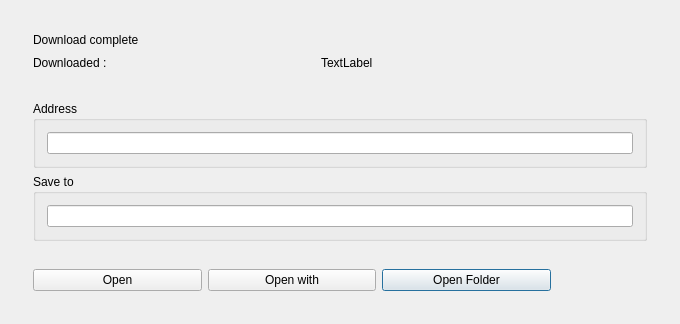
<?xml version="1.0" encoding="UTF-8"?>
<ui version="4.0">
 <class>CompleteDownloadDialog</class>
 <widget class="QDialog" name="CompleteDownloadDialog">
  <property name="geometry">
   <rect>
    <x>0</x>
    <y>0</y>
    <width>680</width>
    <height>310</height>
   </rect>
  </property>
  <property name="windowTitle">
   <string>CompleteDownloadDialog</string>
  </property>
  <layout class="QGridLayout" name="gridLayout">
   <item row="0" column="0">
    <widget class="QWidget" name="widget" native="true">
     <layout class="QVBoxLayout" name="verticalLayout">
      <item>
       <widget class="QWidget" name="widget_2" native="true">
        <layout class="QGridLayout" name="gridLayout_2">
         <item row="1" column="0">
          <widget class="QLabel" name="label_2">
           <property name="minimumSize">
            <size>
             <width>282</width>
             <height>0</height>
            </size>
           </property>
           <property name="maximumSize">
            <size>
             <width>282</width>
             <height>16777215</height>
            </size>
           </property>
           <property name="text">
            <string>Downloaded : </string>
           </property>
          </widget>
         </item>
         <item row="0" column="0">
          <widget class="QLabel" name="label">
           <property name="text">
            <string>Download complete</string>
           </property>
          </widget>
         </item>
         <item row="1" column="1">
          <widget class="QLabel" name="DownloadedSize_label">
           <property name="text">
            <string>TextLabel</string>
           </property>
          </widget>
         </item>
         <item row="1" column="2">
          <spacer name="horizontalSpacer_2">
           <property name="orientation">
            <enum>Qt::Horizontal</enum>
           </property>
           <property name="sizeHint" stdset="0">
            <size>
             <width>40</width>
             <height>20</height>
            </size>
           </property>
          </spacer>
         </item>
        </layout>
       </widget>
      </item>
      <item>
       <widget class="QWidget" name="widget_3" native="true">
        <layout class="QVBoxLayout" name="verticalLayout_2">
         <item>
          <widget class="QGroupBox" name="groupBox">
           <property name="title">
            <string>Address</string>
           </property>
           <layout class="QVBoxLayout" name="verticalLayout_3">
            <item>
             <widget class="QLineEdit" name="Address_lineEdit">
              <property name="readOnly">
               <bool>true</bool>
              </property>
             </widget>
            </item>
           </layout>
          </widget>
         </item>
         <item>
          <widget class="QGroupBox" name="groupBox_2">
           <property name="title">
            <string>Save to</string>
           </property>
           <layout class="QVBoxLayout" name="verticalLayout_4">
            <item>
             <widget class="QLineEdit" name="saveTo_lineEdit">
              <property name="readOnly">
               <bool>true</bool>
              </property>
             </widget>
            </item>
           </layout>
          </widget>
         </item>
        </layout>
       </widget>
      </item>
      <item>
       <widget class="QWidget" name="widget_4" native="true">
        <layout class="QGridLayout" name="gridLayout_3">
         <item row="0" column="2">
          <widget class="QPushButton" name="OpenFolder_pushButton">
           <property name="text">
            <string>Open Folder</string>
           </property>
          </widget>
         </item>
         <item row="0" column="0">
          <widget class="QPushButton" name="Open_pushButton">
           <property name="text">
            <string>Open</string>
           </property>
          </widget>
         </item>
         <item row="0" column="3">
          <spacer name="horizontalSpacer">
           <property name="orientation">
            <enum>Qt::Horizontal</enum>
           </property>
           <property name="sizeType">
            <enum>QSizePolicy::Preferred</enum>
           </property>
           <property name="sizeHint" stdset="0">
            <size>
             <width>40</width>
             <height>20</height>
            </size>
           </property>
          </spacer>
         </item>
         <item row="0" column="4">
          <widget class="QLabel" name="Drag_label">
           <property name="sizePolicy">
            <sizepolicy hsizetype="Expanding" vsizetype="Expanding">
             <horstretch>0</horstretch>
             <verstretch>0</verstretch>
            </sizepolicy>
           </property>
           <property name="maximumSize">
            <size>
             <width>50</width>
             <height>50</height>
            </size>
           </property>
           <property name="baseSize">
            <size>
             <width>0</width>
             <height>0</height>
            </size>
           </property>
           <property name="cursor">
            <cursorShape>PointingHandCursor</cursorShape>
           </property>
           <property name="frameShape">
            <enum>QFrame::NoFrame</enum>
           </property>
           <property name="text">
            <string/>
           </property>
           <property name="pixmap">
            <pixmap resource="../main.qrc">:/Icons/Icons/drag-and-drop-99.png</pixmap>
           </property>
           <property name="scaledContents">
            <bool>true</bool>
           </property>
          </widget>
         </item>
         <item row="0" column="1">
          <widget class="QPushButton" name="OpenWith_pushButton">
           <property name="text">
            <string>Open with</string>
           </property>
          </widget>
         </item>
        </layout>
       </widget>
      </item>
     </layout>
    </widget>
   </item>
  </layout>
 </widget>
 <layoutdefault spacing="6" margin="11"/>
 <resources>
  <include location="../main.qrc"/>
 </resources>
 <connections/>
</ui>
